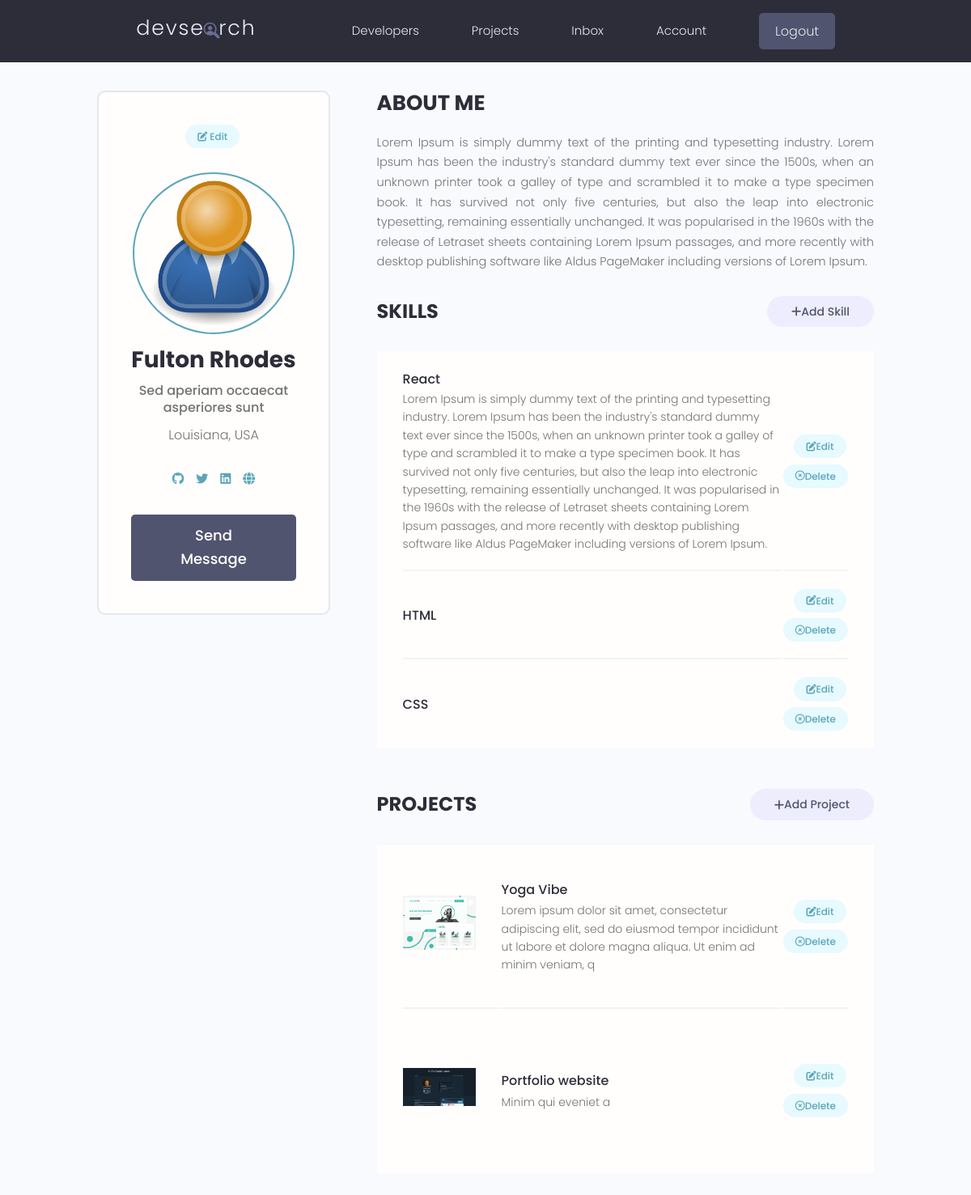
/account/ (signed in), run on the app's committed database.
### users/models.py (models this page shows, shortened)
class Profile(models.Model):
    user = models.OneToOneField(User, on_delete=models.CASCADE, null=True, blank=True)
    username = models.CharField(max_length=150, null=True, blank=True)
    location = models.CharField(max_length=150, null=True, blank=True)
    name = models.CharField(max_length=200, blank=True, null=True)
    email = models.EmailField(max_length=500, null=True, blank=True)
    short_info = models.CharField(max_length=200, null=True, blank=True)
    bio = models.TextField(null=True, blank=True)
    profile_image = models.ImageField(
        null=True,
        blank=True,
        upload_to="profiles/",
        default="profiles/user-default.png",
    )
    social_github = models.CharField(max_length=200, blank=True, null=True)
    social_twitter = models.CharField(max_length=200, blank=True, null=True)
    social_linkedin = models.CharField(max_length=200, blank=True, null=True)
    social_youtube = models.CharField(max_length=200, blank=True, null=True)
    social_website = models.CharField(max_length=200, blank=True, null=True)
    created_at = models.DateTimeField(auto_now_add=True)
    id = models.UUIDField(
        default=uuid.uuid4, unique=True, primary_key=True, editable=False
    )
    class Meta:
        ordering = ["created_at"]

class Skill(models.Model):
    owner = models.ForeignKey(Profile, on_delete=models.CASCADE, null=True, blank=True)
    name = models.CharField(max_length=200, blank=True, null=True)
    description = models.TextField(null=True, blank=True)
    created_at = models.DateTimeField(auto_now_add=True)
    id = models.UUIDField(
        default=uuid.uuid4, unique=True, primary_key=True, editable=False
    )

### projects/models.py (models this page shows, shortened)
class Project(models.Model):
    owner = models.ForeignKey(Profile, null=True, blank=True, on_delete=models.SET_NULL)
    title = models.CharField(max_length=200)
    description = models.TextField(null=True, blank=True)
    featured_image = models.ImageField(null=True, blank=True, default="default.jpg")
    demo_link = models.CharField(max_length=2000, null=True, blank=True)
    source_link = models.CharField(max_length=2000, null=True, blank=True)
    tags = models.ManyToManyField("Tag", blank=True)
    vote_total = models.IntegerField(default=0, null=True, blank=True)
    vote_ratio = models.IntegerField(default=0, null=True, blank=True)
    created_at = models.DateTimeField(auto_now_add=True)
    id = models.UUIDField(
        default=uuid.uuid4, unique=True, primary_key=True, editable=False
    )
    class Meta:
        ordering = ["created_at"]

### users/views.py (the view)
# urls.py: path("account/", views.user_account, name="account"),
@login_required(login_url="login")
def user_account(request):
    profile = request.user.profile
    skills = profile.skill_set.all()
    projects = profile.project_set.all()
    context = {"profile": profile, "skills": skills, "projects": projects}
    return render(request, "users/account.html", context)

### users/templates/users/account.html
{% extends "main.html" %}
{% block content %}
<main class="settingsPage profile my-md">
  <div class="container">
    <div class="layout">
      <div class="column column--1of3">
        <div class="card text-center">
          <div class="card__body dev">
            <a class="tag tag--pill tag--main settings__btn" href="{% url "edit-account" %}"
              ><i class="fa-solid fa-pen-to-square"></i></i> Edit</a
            >
            <img
              class="avatar avatar--xl dev__avatar"
              src="{{profile.profile_image.url}}"
            />
            <h2 class="dev__name">{{profile.name}}</h2>
            <p class="dev__title">
              {{profile.short_info}}
            </p>
            <p class="dev__location">{{profile.location}}</p>
            <ul class="dev__social">
                {% if profile.social_github %}
                <li>
                  <a title="Github" href="{{profile.social_github}}" target="_blank"
                    ><i class="fa-brands fa-github"></i
                  ></a>
                </li>
                {% endif %} {% if profile.social_twitter %}
                <li>
                  <a title="Twitter" href="{{profile.social_twitter}}" target="_blank"
                    ><i class="fa-brands fa-twitter"></i
                  ></a>
                </li>
                {% endif %} {% if profile.social_linkedin %}
                <li>
                  <a title="LinkedIn" href="{{profile.social_linkedin}}" target="_blank"
                    ><i class="fa-brands fa-linkedin"></i
                  ></a>
                </li>
                {% endif %} {% if profile.social_website %}
                <li>
                  <a
                    title="Personal Website"
                    href="{{profile.social_website}}"
                    target="_blank"
                    ><i class="fa-solid fa-globe"></i
                  ></a>
                </li>
                {% endif %}
              </ul>
            <a href="#" class="btn btn--sub btn--lg">Send Message </a>
          </div>
        </div>
      </div>
      <div class="column column--2of3">
        <div class="devInfo">
          <h3 class="devInfo__title">About Me</h3>
          <p class="devInfo__about">
            {{profile.bio}}
          </p>
        </div>
        <div class="settings">
          <h3 class="settings__title">Skills</h3>
          <a class="tag tag--pill tag--sub settings__btn tag--lg" href="{% url "create-skill" %}"
            ><i class="fa-solid fa-plus"></i> Add Skill</a
          >
        </div>
        <table class="settings__table">
            {% for skill in skills %}
            <tr>
                <td class="settings__tableInfo">
                    <h4>{{skill.name}}</h4>
                    <p>
                        {{skill.description}}
              </p>
            </td>
            <td class="settings__tableActions">
              <a class="tag tag--pill tag--main settings__btn" href="{% url "update-skill" skill.id%}"
                ><i class="fa-solid fa-pen-to-square"></i> Edit</a
                >
                <a class="tag tag--pill tag--main settings__btn" href="{% url "delete-skill" skill.id%}?next=/account"
                ><i class="fa-regular fa-circle-xmark"></i> Delete</a
              >
            </td>
          </tr>
          {% endfor %}
        </table>
        <div class="settings">
          <h3 class="settings__title">Projects</h3>
          <a class="tag tag--pill tag--sub settings__btn tag--lg" href="{% url "create-project" %}"
            ><i class="fa-solid fa-plus"></i></i> Add Project</a
          >
        </div>
        <table class="settings__table">
            {% for project in projects %}
            <tr>
                <td class="settings__thumbnail">
                    <a href="{% url "project" project.id %}"
                    ><img src="{{ project.featured_image.url}}" alt="Project Thumbnail"
                    /></a>
                </td>
                <td class="settings__tableInfo">
                    <a href="single-project.html">{{project.title}}</a>
                    <p>
                        {{project.description|slice:"150"}}
                    </p>
                </td>
                <td class="settings__tableActions">
                    <a class="tag tag--pill tag--main settings__btn" href="{% url "update-project" project.id %}"
                    ><i class="fa-solid fa-pen-to-square"></i></i> Edit</a
                    >
                    <a class="tag tag--pill tag--main settings__btn" href="{% url "delete-project" project.id %}?next=/account"
                ><i class="fa-regular fa-circle-xmark"></i> Delete</a
                >
            </td>
        </tr>
        {% endfor %}
        </table>
      </div>
    </div>
  </div>
</main>
{% endblock %}

### static/styles/app.css (style rules this page uses)
:root { --color-sub: #2d2d39; }
.btn--sub { background-color: var(--color-sub-light); }
.card { border: 2px solid var(--color-light); }
img { width: 100%; }
.profile .card > .dev { padding: 4rem; }
.dev__avatar { display: block; margin: auto; }
.dev__name { color: var(--color-sub); font-size: 2.8rem; font-weight: 700; margin-top: 1rem; margin-bottom: 0.5rem; }
.dev__title { font-size: 1.6rem; font-weight: 500; line-height: 1.3; }
.dev__location { margin-top: 1rem; }
.dev__social { margin: 3rem 0; list-style: none; display: flex; justify-content: center; gap: 1.5rem; }
.devInfo { margin-bottom: 3rem; }
.devInfo__title, .devInfo__subtitle { font-size: 2.6rem; color: var(--color-sub); text-transform: uppercase; font-weight: 700; margin-bottom: 1.5rem; }
.devInfo__about, .devSkill__info { font-size: 1.45rem; line-height: 1.7; text-align: justify; }
.settingsPage .dev > .settings__btn { display: inline-block; margin-bottom: 3rem; }
.settings { display: flex; justify-content: space-between; align-items: center; }
.settings__title { font-size: 2.4rem; text-transform: uppercase; font-weight: 700; color: var(--color-sub); }
.settings__table { margin-top: 3rem; margin-bottom: 5rem; padding: 0 3rem; background: var(--color-white); }
.settings__table tr { width: 100%; }
.settings__table tr > td { padding: 2rem 0; }
.settings__table tr:not(:last-child) td { border-bottom: 2px solid var(--color-white-light); }
.settings__thumbnail { width: 23%; min-width: 10rem; }
.settings__thumbnail img { padding-right: 3rem; height: 15rem; object-fit: contain; }
.settings__tableInfo { width: 100%; }
.settings__tableInfo h4, .settings__tableInfo a { padding-right: 1rem; width: auto; font-size: 1.6rem; font-weight: 500; color: var(--color-sub); }
.settings__tableInfo p { font-size: 1.4rem; }
.settings__tableActions { text-align: right; }

### static/uikit/styles/modules/_variables.css (style rules this page uses)
:root { --color-main: #5aa5b9; --color-main-light: #e6faff; --color-sub: #3f4156; --color-sub-light: #51546e; --color-sub-lighter: #ededfd; --color-text: #737373; --color-gray: #8b8b8b; --color-light: #e5e7eb; --color-light-gray: #767676; --color-bg: #f8fafd; --color-white: #fffefd; --color-white-light: #f3f3f3; --color-success: #359e64; --color-success-bg: #def8e8; --color-error: #fc4b0b; --color-error-bg: #fff2ee; --font-base: 'Poppins', arial, helvetica, 'Segoe UI', roboto, ubuntu, sans-serif; --font-monospace: 'Fira Code', 'Courier New', courier, monospace; --font-regular: 300; --font-medium: 500; --font-bold: 700; --generic-shadow: 1px 1px 5px #00000010; --generic-transition: all 0.3s ease-in-out; }

### static/uikit/styles/modules/_base.css (style rules this page uses)
* { margin: 0; padding: 0; box-sizing: border-box; text-rendering: optimizeLegibility; color: inherit; font-size: inherit; }
html { font-size: 50%; }
@media only screen and (min-width: 480px) { html { font-size: 56.25%; } }
@media only screen and (min-width: 1200px) { html { font-size: 62.5%; } }
body { line-height: 1.6; font-weight: 400; font-size: 1.5rem; color: var(--color-text); background-color: var(--color-bg); min-height: 100vh; }

### static/uikit/styles/modules/_typography.css (style rules this page uses)
* { font-family: var(--font-base); }
h2 { font-size: 3.6rem; font-weight: var(--font-bold); }
h3 { font-size: 3.2rem; font-weight: var(--font-medium); }
h4 { font-size: 2.8rem; font-weight: var(--font-medium); }
p, span, strong { font-size: 1.6rem; color: var(--color-text); font-weight: var(--font-regular); }
a { padding-bottom: 2px; text-decoration: none; display: inline-block; color: var(--color-main); font-weight: var(--font-medium); }

### static/uikit/styles/modules/_utilities.css (style rules this page uses)
.container { width: 92%; max-width: 165rem; margin: 0 auto; box-sizing: border-box; }
@media screen and (min-width: 1000px) { .container { width: 90%; } }
@media screen and (min-width: 1200px) { .container { width: 80%; } }
.text-center { text-align: center; }
.my-md { margin: 3rem auto; }

### static/uikit/styles/modules/_avatar.css (style rules this page uses)
.avatar { border-radius: 50%; border: 2px solid var(--color-main); object-fit: cover; }
.avatar--xl { height: 20rem; width: 20rem; }

### static/uikit/styles/modules/_card.css (style rules this page uses)
.card { border-radius: 1rem; background-color: var(--color-white); border: 1.5px solid var(--color-light); width: auto; height: auto; margin-top: 0.5rem; margin-bottom: 0.5rem; overflow: hidden; }
.card__body, .card__header { padding: 2rem 2.5rem; }

### static/uikit/styles/modules/_layout.css (style rules this page uses)
.layout { display: flex; flex-flow: row wrap; justify-content: space-between; }
.layout > .column { margin-bottom: 3rem; }
.layout > .column.column--1of3 { flex-basis: 30%; }
.layout > .column.column--2of3 { flex-basis: 64%; }

### data on the page
Profile: profile_image (placeholder picture), name "Fulton Rhodes", short_info "Sed aperiam occaecat asperiores sunt", location "Louisiana, USA", bio "Lorem Ipsum is simply dummy text of the printing and typesetting industry. Lorem Ipsum has been the industry's standard dummy text ever since the 1500s, when an unknown printer took a galley of type and scrambled it to make a type specimen book. It has survived not only five centuries, but also the leap into electronic typesetting, remaining essentially unchanged. It was popularised in the 1960s with the release of Letraset sheets containing Lorem Ipsum passages, and more recently with desktop publishing software like Aldus PageMaker including versions of Lorem Ipsum."
Skill: name "React", description "Lorem Ipsum is simply dummy text of the printing and typesetting industry. Lorem Ipsum has been the industry's standard dummy text ever since the 1500s, when an unknown printer took a galley of type and scrambled it to make a type specimen book. It has survived not only five centuries, but also the leap into electronic typesetting, remaining essentially unchanged. It was popularised in the 1960s with the release of Letraset sheets containing Lorem Ipsum passages, and more recently with desktop publishing software like Aldus PageMaker including versions of Lorem Ipsum."
Skill: name "HTML"
Skill: name "CSS"
Project: featured_image (picture), title "Yoga Vibe", description "Lorem ipsum dolor sit amet, consectetur adipiscing elit, sed do eiusmod tempor incididunt ut labore et dolore magna aliqua. Ut enim ad minim veniam, q"
Project: featured_image (picture), title "Portfolio website", description "Minim qui eveniet a"
